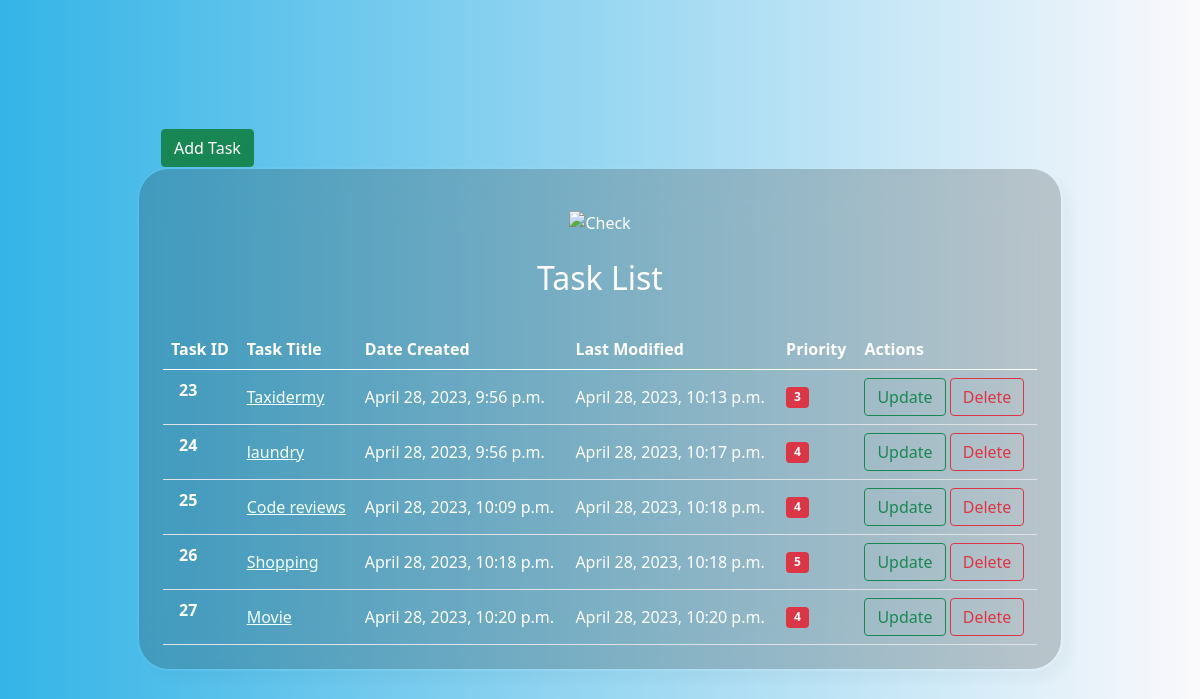
Screenshot of /listSchedule/ with the database file from the repository.
### master/models.py (models this page shows, shortened)
class ScheduleModel(models.Model):
    PRIORITY_CHOICES = (
        ("5", "High Priority "),
        ("4", " Middle Priority"),
        ("3", "Moderate Priority"),
        ("2", "Low Priority"),
        ("1", "Emergency"),
    )
    title = models.CharField(max_length=200)
    description = models.TextField()
    date_created = models.DateTimeField(auto_now_add=True)
    date_modified = models.DateTimeField(auto_now=True)
    completed = models.BooleanField(default=False)
    category = models.CharField(max_length=20, choices=PRIORITY_CHOICES)

### master/views.py (the view)
# urls.py: path('listSchedule/', ScheduleList.as_view(), name="listSchedule"),
class ScheduleList(ListView):
    model = ScheduleModel
    template_name = 'master/listSchedule.html'
    context_object_name = 'schedule'

### master/templates/master/listSchedule.html (shortened to what this page needs)
<!DOCTYPE html>
<html lang="en">
<head>
  <link rel="stylesheet" href="https://stackpath.bootstrapcdn.com/bootstrap/5.0.0-alpha1/css/bootstrap.min.css">
</head>
<body>
    <section class="vh-100 gradient-custom-2">
        <div class="container py-5 h-100">
          <div class="row d-flex justify-content-center align-items-center h-100">
            <div class="col-md-12 col-xl-10">
                  <div class="container">
                    <a style="display: contents;" href="{% url 'createSchedule' %}"><button type="submit" class="btn btn-success ">Add Task</button></a>
                  </div>
              <div class="card mask-custom">
                <div class="card-body p-4 text-white">
                  <div class="text-center pt-3 pb-2">
                    <img src="https://mdbcdn.b-cdn.net/img/Photos/new-templates/bootstrap-todo-list/check1.webp"
                      alt="Check" width="60">
                    <h2 class="my-4">Task List</h2>
                  </div>
                  <table class="table text-white mb-0">
                    <thead>
                      <tr>
                        <th scope="col">Task ID</th>
                        <th scope="col">Task Title</th>
                        <th scope="col">Date Created</th>
                        <th scope="col">Last Modified</th>
                        <th scope="col">Priority</th>
                        <th scope="col">Actions</th>
                      </tr>
                    </thead>
                    <tbody>
                        {% for object in schedule %}
                      <tr class="fw-normal">
                        <th>
                          <span class="ms-2">{{object.id}}</span>
                        </th>
                        <td class="align-middle">
                          <a style="color: azure;" href="{% url 'detailSchedule' object.id %}"><span>{{ object.title }}</span></a>
                        </td>
                        <td class="align-middle">
                            <span>{{ object.date_created}}</span>
                          </td>
                        <td class="align-middle">
                        <span>{{ object.date_modified}}</span>
                        </td>
                        <td class="align-middle">
                          <h6 class="mb-0"><span class="badge bg-danger">{{object.category}}</span></h6>
                        </td>
                        <td class="align-middle">
                            <a href="{% url 'updateSchedule' object.id %}"><button class="btn btn-outline-success">Update</button></a>
                            <a href="{% url 'deleteSchedule' object.id %}"><button class="btn btn-outline-danger">Delete</button></a>
                        </td>
                      </tr>
                      {% endfor %}
                    </tbody>
                  </table>
                </div>
              </div>
            </div>
          </div>
        </div>
      </section>
</body>
</html>

### master/templates/master/listSchedule.html (style rules this page uses)
.gradient-custom-2 { background: #26dae7; background: -webkit-linear-gradient( to right, rgb(108, 104, 122), rgb(206, 223, 166) ); background: linear-gradient( to right, rgb(52, 180, 231), rgb(251, 249, 252) ); }
.mask-custom { background: rgba(24, 24, 16, 0.2); border-radius: 2em; backdrop-filter: blur(25px); border: 2px solid rgba(255, 255, 255, 0.05); background-clip: padding-box; box-shadow: 10px 10px 10px rgba(46, 54, 68, 0.03); }

### rows the page displays
ScheduleModel: id "23", title "Taxidermy", date_created "April 28, 2023, 9:56 p.m.", date_modified "April 28, 2023, 10:13 p.m.", category "3"
ScheduleModel: id "24", title "laundry", date_created "April 28, 2023, 9:56 p.m.", date_modified "April 28, 2023, 10:17 p.m.", category "4"
ScheduleModel: id "25", title "Code reviews", date_created "April 28, 2023, 10:09 p.m.", date_modified "April 28, 2023, 10:18 p.m.", category "4"
ScheduleModel: id "26", title "Shopping", date_created "April 28, 2023, 10:18 p.m.", date_modified "April 28, 2023, 10:18 p.m.", category "5"
ScheduleModel: id "27", title "Movie", date_created "April 28, 2023, 10:20 p.m.", date_modified "April 28, 2023, 10:20 p.m.", category "4"
